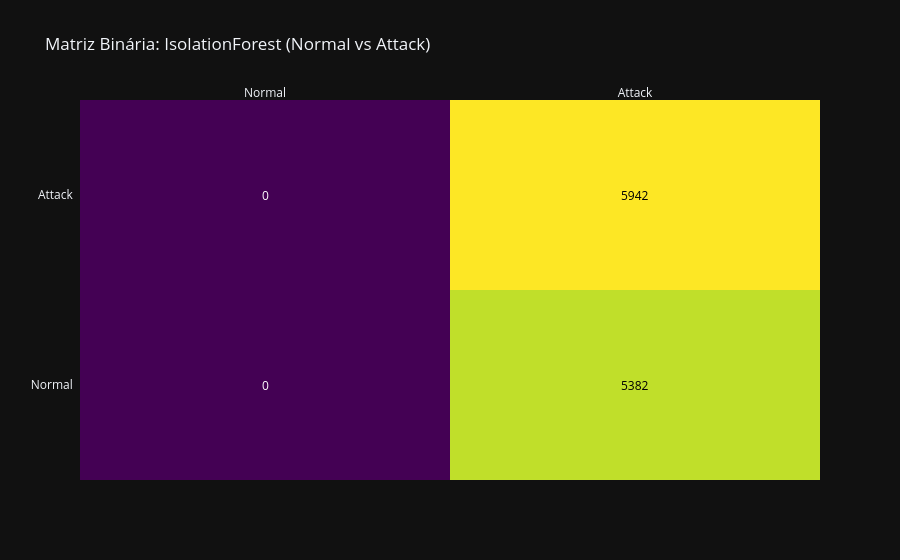
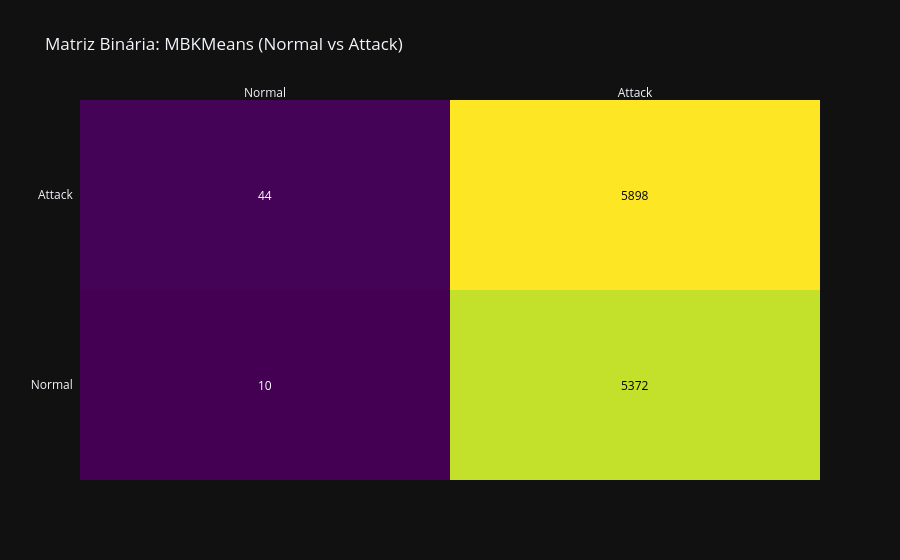
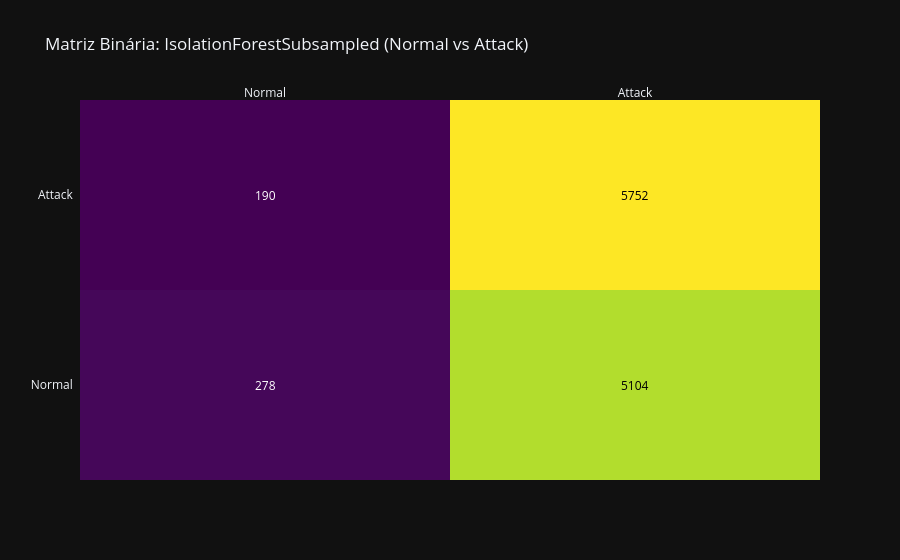
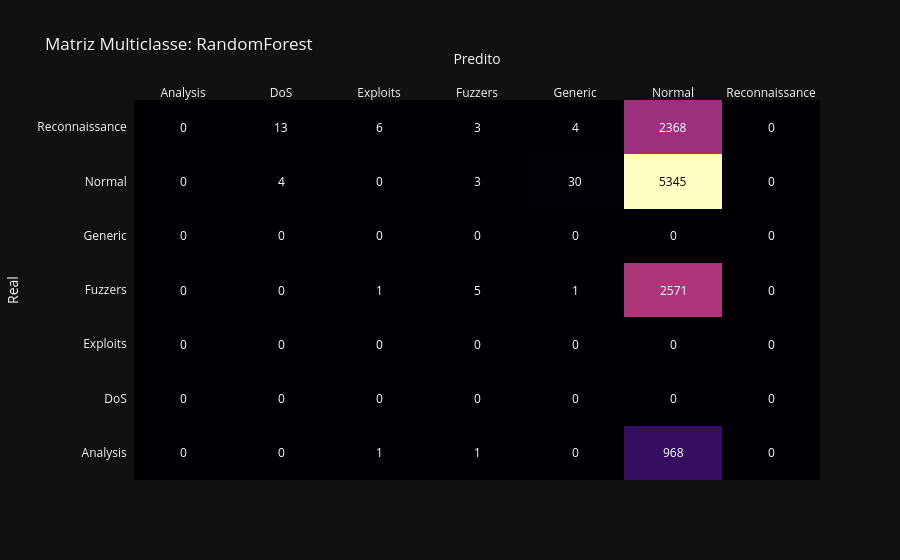

The notebook cell these images were saved under, in order:
### Code cell
# --- 6. Visualização: Matrizes de Confusão ---

# Plotar Binárias (Top 3 Melhores)
if results_binary:
    top_bin = sorted(results_binary, key=lambda x: results_binary[x]['F1-Score'], reverse=True)[:3]
    print(f"\nTop 3 Modelos Binários (F1-Score): {top_bin}")
    
    for m in top_bin:
        cm = cm_binary[m]
        fig = ff.create_annotated_heatmap(
            z=cm, x=['Normal', 'Attack'], y=['Normal', 'Attack'], 
            colorscale='Viridis', annotation_text=[[str(y) for y in x] for x in cm]
        )
        fig.update_layout(title=f"Matriz Binária: {m} (Normal vs Attack)")
        fig.show()

# Plotar Multiclasse (Todos que rodaram)
if results_multi:
    print("\nMatrizes Multiclasse (Detalhado):")
    for m, (cm, labels) in cm_multi.items():
        fig = ff.create_annotated_heatmap(
            z=cm, x=list(labels), y=list(labels), 
            colorscale='Magma', annotation_text=[[str(y) for y in x] for x in cm]
        )
        fig.update_layout(title=f"Matriz Multiclasse: {m}", xaxis_title="Predito", yaxis_title="Real")
        fig.show()

### Figure 1 — Plotly figure (JSON) as saved in the notebook; plotly's stock layout.template omitted (floating-point values rounded to 4 significant figures)
{"data": [{"colorscale": [[0, "#440154"], [0.1111, "#482878"], [0.2222, "#3e4989"], [0.3333, "#31688e"], [0.4444, "#26828e"], [0.5556, "#1f9e89"], [0.6667, "#35b779"], [0.7778, "#6ece58"], [0.8889, "#b5de2b"], [1, "#fde725"]], "reversescale": false, "showscale": false, "type": "heatmap", "x": ["Normal", "Attack"], "y": ["Normal", "Attack"], "z": [[0, 5382], [0, 5942]]}], "layout": {"annotations": [{"font": {"color": "#FFFFFF"}, "showarrow": false, "text": "0", "x": "Normal", "xref": "x", "y": "Normal", "yref": "y"}, {"font": {"color": "#000000"}, "showarrow": false, "text": "5382", "x": "Attack", "xref": "x", "y": "Normal", "yref": "y"}, {"font": {"color": "#FFFFFF"}, "showarrow": false, "text": "0", "x": "Normal", "xref": "x", "y": "Attack", "yref": "y"}, {"font": {"color": "#000000"}, "showarrow": false, "text": "5942", "x": "Attack", "xref": "x", "y": "Attack", "yref": "y"}], "title": {"text": "Matriz Binária: IsolationForest (Normal vs Attack)"}, "xaxis": {"dtick": 1, "gridcolor": "rgb(0, 0, 0)", "side": "top", "ticks": ""}, "yaxis": {"dtick": 1, "ticks": "", "ticksuffix": "  "}}}

### Figure 2 — Plotly figure (JSON) as saved in the notebook; plotly's stock layout.template omitted (floating-point values rounded to 4 significant figures)
{"data": [{"colorscale": [[0, "#440154"], [0.1111, "#482878"], [0.2222, "#3e4989"], [0.3333, "#31688e"], [0.4444, "#26828e"], [0.5556, "#1f9e89"], [0.6667, "#35b779"], [0.7778, "#6ece58"], [0.8889, "#b5de2b"], [1, "#fde725"]], "reversescale": false, "showscale": false, "type": "heatmap", "x": ["Normal", "Attack"], "y": ["Normal", "Attack"], "z": [[10, 5372], [44, 5898]]}], "layout": {"annotations": [{"font": {"color": "#FFFFFF"}, "showarrow": false, "text": "10", "x": "Normal", "xref": "x", "y": "Normal", "yref": "y"}, {"font": {"color": "#000000"}, "showarrow": false, "text": "5372", "x": "Attack", "xref": "x", "y": "Normal", "yref": "y"}, {"font": {"color": "#FFFFFF"}, "showarrow": false, "text": "44", "x": "Normal", "xref": "x", "y": "Attack", "yref": "y"}, {"font": {"color": "#000000"}, "showarrow": false, "text": "5898", "x": "Attack", "xref": "x", "y": "Attack", "yref": "y"}], "title": {"text": "Matriz Binária: MBKMeans (Normal vs Attack)"}, "xaxis": {"dtick": 1, "gridcolor": "rgb(0, 0, 0)", "side": "top", "ticks": ""}, "yaxis": {"dtick": 1, "ticks": "", "ticksuffix": "  "}}}

### Figure 3 — Plotly figure (JSON) as saved in the notebook; plotly's stock layout.template omitted (floating-point values rounded to 4 significant figures)
{"data": [{"colorscale": [[0, "#440154"], [0.1111, "#482878"], [0.2222, "#3e4989"], [0.3333, "#31688e"], [0.4444, "#26828e"], [0.5556, "#1f9e89"], [0.6667, "#35b779"], [0.7778, "#6ece58"], [0.8889, "#b5de2b"], [1, "#fde725"]], "reversescale": false, "showscale": false, "type": "heatmap", "x": ["Normal", "Attack"], "y": ["Normal", "Attack"], "z": [[278, 5104], [190, 5752]]}], "layout": {"annotations": [{"font": {"color": "#FFFFFF"}, "showarrow": false, "text": "278", "x": "Normal", "xref": "x", "y": "Normal", "yref": "y"}, {"font": {"color": "#000000"}, "showarrow": false, "text": "5104", "x": "Attack", "xref": "x", "y": "Normal", "yref": "y"}, {"font": {"color": "#FFFFFF"}, "showarrow": false, "text": "190", "x": "Normal", "xref": "x", "y": "Attack", "yref": "y"}, {"font": {"color": "#000000"}, "showarrow": false, "text": "5752", "x": "Attack", "xref": "x", "y": "Attack", "yref": "y"}], "title": {"text": "Matriz Binária: IsolationForestSubsampled (Normal vs Attack)"}, "xaxis": {"dtick": 1, "gridcolor": "rgb(0, 0, 0)", "side": "top", "ticks": ""}, "yaxis": {"dtick": 1, "ticks": "", "ticksuffix": "  "}}}

### Figure 4 — Plotly figure (JSON) as saved in the notebook; plotly's stock layout.template omitted (floating-point values rounded to 4 significant figures)
{"data": [{"colorscale": [[0, "#000004"], [0.1111, "#180f3d"], [0.2222, "#440f76"], [0.3333, "#721f81"], [0.4444, "#9e2f7f"], [0.5556, "#cd4071"], [0.6667, "#f1605d"], [0.7778, "#fd9668"], [0.8889, "#feca8d"], [1, "#fcfdbf"]], "reversescale": false, "showscale": false, "type": "heatmap", "x": ["Analysis", "DoS", "Exploits", "Fuzzers", "Generic", "Normal", "Reconnaissance"], "y": ["Analysis", "DoS", "Exploits", "Fuzzers", "Generic", "Normal", "Reconnaissance"], "z": [[0, 0, 1, 1, 0, 968, 0], [0, 0, 0, 0, 0, 0, 0], [0, 0, 0, 0, 0, 0, 0], [0, 0, 1, 5, 1, 2571, 0], [0, 0, 0, 0, 0, 0, 0], [0, 4, 0, 3, 30, 5345, 0], [0, 13, 6, 3, 4, 2368, 0]]}], "layout": {"annotations": [{"font": {"color": "#FFFFFF"}, "showarrow": false, "text": "0", "x": "Analysis", "xref": "x", "y": "Analysis", "yref": "y"}, {"font": {"color": "#FFFFFF"}, "showarrow": false, "text": "0", "x": "DoS", "xref": "x", "y": "Analysis", "yref": "y"}, {"font": {"color": "#FFFFFF"}, "showarrow": false, "text": "1", "x": "Exploits", "xref": "x", "y": "Analysis", "yref": "y"}, {"font": {"color": "#FFFFFF"}, "showarrow": false, "text": "1", "x": "Fuzzers", "xref": "x", "y": "Analysis", "yref": "y"}, {"font": {"color": "#FFFFFF"}, "showarrow": false, "text": "0", "x": "Generic", "xref": "x", "y": "Analysis", "yref": "y"}, {"font": {"color": "#FFFFFF"}, "showarrow": false, "text": "968", "x": "Normal", "xref": "x", "y": "Analysis", "yref": "y"}, {"font": {"color": "#FFFFFF"}, "showarrow": false, "text": "0", "x": "Reconnaissance", "xref": "x", "y": "Analysis", "yref": "y"}, {"font": {"color": "#FFFFFF"}, "showarrow": false, "text": "0", "x": "Analysis", "xref": "x", "y": "DoS", "yref": "y"}, {"font": {"color": "#FFFFFF"}, "showarrow": false, "text": "0", "x": "DoS", "xref": "x", "y": "DoS", "yref": "y"}, {"font": {"color": "#FFFFFF"}, "showarrow": false, "text": "0", "x": "Exploits", "xref": "x", "y": "DoS", "yref": "y"}, {"font": {"color": "#FFFFFF"}, "showarrow": false, "text": "0", "x": "Fuzzers", "xref": "x", "y": "DoS", "yref": "y"}, {"font": {"color": "#FFFFFF"}, "showarrow": false, "text": "0", "x": "Generic", "xref": "x", "y": "DoS", "yref": "y"}, {"font": {"color": "#FFFFFF"}, "showarrow": false, "text": "0", "x": "Normal", "xref": "x", "y": "DoS", "yref": "y"}, {"font": {"color": "#FFFFFF"}, "showarrow": false, "text": "0", "x": "Reconnaissance", "xref": "x", "y": "DoS", "yref": "y"}, {"font": {"color": "#FFFFFF"}, "showarrow": false, "text": "0", "x": "Analysis", "xref": "x", "y": "Exploits", "yref": "y"}, {"font": {"color": "#FFFFFF"}, "showarrow": false, "text": "0", "x": "DoS", "xref": "x", "y": "Exploits", "yref": "y"}, {"font": {"color": "#FFFFFF"}, "showarrow": false, "text": "0", "x": "Exploits", "xref": "x", "y": "Exploits", "yref": "y"}, {"font": {"color": "#FFFFFF"}, "showarrow": false, "text": "0", "x": "Fuzzers", "xref": "x", "y": "Exploits", "yref": "y"}, {"font": {"color": "#FFFFFF"}, "showarrow": false, "text": "0", "x": "Generic", "xref": "x", "y": "Exploits", "yref": "y"}, {"font": {"color": "#FFFFFF"}, "showarrow": false, "text": "0", "x": "Normal", "xref": "x", "y": "Exploits", "yref": "y"}, {"font": {"color": "#FFFFFF"}, "showarrow": false, "text": "0", "x": "Reconnaissance", "xref": "x", "y": "Exploits", "yref": "y"}, {"font": {"color": "#FFFFFF"}, "showarrow": false, "text": "0", "x": "Analysis", "xref": "x", "y": "Fuzzers", "yref": "y"}, {"font": {"color": "#FFFFFF"}, "showarrow": false, "text": "0", "x": "DoS", "xref": "x", "y": "Fuzzers", "yref": "y"}, {"font": {"color": "#FFFFFF"}, "showarrow": false, "text": "1", "x": "Exploits", "xref": "x", "y": "Fuzzers", "yref": "y"}, {"font": {"color": "#FFFFFF"}, "showarrow": false, "text": "5", "x": "Fuzzers", "xref": "x", "y": "Fuzzers", "yref": "y"}, {"font": {"color": "#FFFFFF"}, "showarrow": false, "text": "1", "x": "Generic", "xref": "x", "y": "Fuzzers", "yref": "y"}, {"font": {"color": "#FFFFFF"}, "showarrow": false, "text": "2571", "x": "Normal", "xref": "x", "y": "Fuzzers", "yref": "y"}, {"font": {"color": "#FFFFFF"}, "showarrow": false, "text": "0", "x": "Reconnaissance", "xref": "x", "y": "Fuzzers", "yref": "y"}, {"font": {"color": "#FFFFFF"}, "showarrow": false, "text": "0", "x": "Analysis", "xref": "x", "y": "Generic", "yref": "y"}, {"font": {"color": "#FFFFFF"}, "showarrow": false, "text": "0", "x": "DoS", "xref": "x", "y": "Generic", "yref": "y"}, {"font": {"color": "#FFFFFF"}, "showarrow": false, "text": "0", "x": "Exploits", "xref": "x", "y": "Generic", "yref": "y"}, {"font": {"color": "#FFFFFF"}, "showarrow": false, "text": "0", "x": "Fuzzers", "xref": "x", "y": "Generic", "yref": "y"}, {"font": {"color": "#FFFFFF"}, "showarrow": false, "text": "0", "x": "Generic", "xref": "x", "y": "Generic", "yref": "y"}, {"font": {"color": "#FFFFFF"}, "showarrow": false, "text": "0", "x": "Normal", "xref": "x", "y": "Generic", "yref": "y"}, {"font": {"color": "#FFFFFF"}, "showarrow": false, "text": "0", "x": "Reconnaissance", "xref": "x", "y": "Generic", "yref": "y"}, {"font": {"color": "#FFFFFF"}, "showarrow": false, "text": "0", "x": "Analysis", "xref": "x", "y": "Normal", "yref": "y"}, {"font": {"color": "#FFFFFF"}, "showarrow": false, "text": "4", "x": "DoS", "xref": "x", "y": "Normal", "yref": "y"}, {"font": {"color": "#FFFFFF"}, "showarrow": false, "text": "0", "x": "Exploits", "xref": "x", "y": "Normal", "yref": "y"}, {"font": {"color": "#FFFFFF"}, "showarrow": false, "text": "3", "x": "Fuzzers", "xref": "x", "y": "Normal", "yref": "y"}, {"font": {"color": "#FFFFFF"}, "showarrow": false, "text": "30", "x": "Generic", "xref": "x", "y": "Normal", "yref": "y"}, {"font": {"color": "#000000"}, "showarrow": false, "text": "5345", "x": "Normal", "xref": "x", "y": "Normal", "yref": "y"}, {"font": {"color": "#FFFFFF"}, "showarrow": false, "text": "0", "x": "Reconnaissance", "xref": "x", "y": "Normal", "yref": "y"}, {"font": {"color": "#FFFFFF"}, "showarrow": false, "text": "0", "x": "Analysis", "xref": "x", "y": "Reconnaissance", "yref": "y"}, {"font": {"color": "#FFFFFF"}, "showarrow": false, "text": "13", "x": "DoS", "xref": "x", "y": "Reconnaissance", "yref": "y"}, {"font": {"color": "#FFFFFF"}, "showarrow": false, "text": "6", "x": "Exploits", "xref": "x", "y": "Reconnaissance", "yref": "y"}, {"font": {"color": "#FFFFFF"}, "showarrow": false, "text": "3", "x": "Fuzzers", "xref": "x", "y": "Reconnaissance", "yref": "y"}, {"font": {"color": "#FFFFFF"}, "showarrow": false, "text": "4", "x": "Generic", "xref": "x", "y": "Reconnaissance", "yref": "y"}, {"font": {"color": "#FFFFFF"}, "showarrow": false, "text": "2368", "x": "Normal", "xref": "x", "y": "Reconnaissance", "yref": "y"}, {"font": {"color": "#FFFFFF"}, "showarrow": false, "text": "0", "x": "Reconnaissance", "xref": "x", "y": "Reconnaissance", "yref": "y"}], "title": {"text": "Matriz Multiclasse: RandomForest"}, "xaxis": {"dtick": 1, "gridcolor": "rgb(0, 0, 0)", "side": "top", "ticks": "", "title": {"text": "Predito"}}, "yaxis": {"dtick": 1, "ticks": "", "ticksuffix": "  ", "title": {"text": "Real"}}}}
